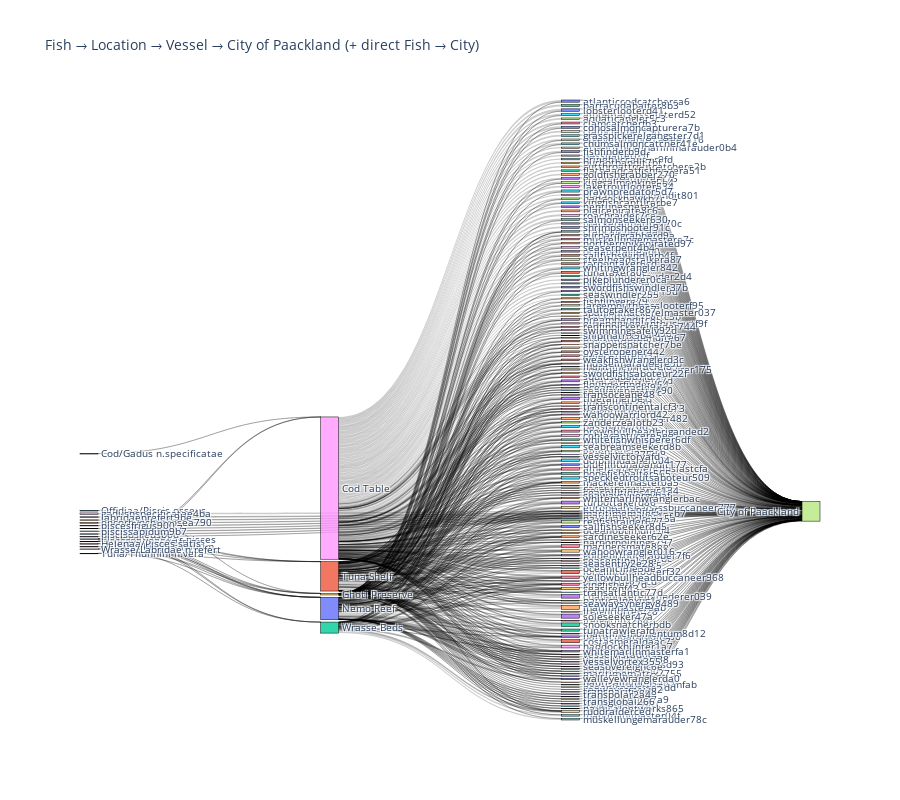

The code cell stored with this chart in its notebook:
### Code cell
selected_city = "City of Paackland"

# --- 1️⃣ FISH → LOCATION ---
links_fish_loc = (
    fish_locations.groupby(['entity_name', 'location_id'])
    .size()
    .reset_index(name='value')
    .rename(columns={'entity_name': 'Fish', 'location_id': 'Location'})
)

# --- 2️⃣ LOCATION → VESSEL ---
links_loc_vessel = (
    ping[['source', 'target']]
    .dropna()
    .rename(columns={'source': 'Location', 'target': 'Vessel'})
    .groupby(['Location', 'Vessel'])
    .size()
    .reset_index(name='value')
)
links_loc_vessel = links_loc_vessel[
    links_loc_vessel['Location'].isin(fish_locations['location_id'].unique())
]

# --- 3️⃣ VESSEL → CITY ---
vessel_city = ping[ping['source'].isin(cities['location_id'])].copy()
links_vessel_city = (
    vessel_city[['source', 'target']]
    .dropna()
    .rename(columns={'source': 'City', 'target': 'Vessel'})
    .groupby(['Vessel', 'City'])
    .size()
    .reset_index(name='value')
)

# --- 4️⃣ FISH → CITY (dalla tabella trans) ---
links_fish_city = (
    trans[['target_harbor', 'fish_id']]
    .dropna()
    .rename(columns={'target_harbor': 'City', 'fish_id': 'Fish'})
    .groupby(['Fish', 'City'])
    .size()
    .reset_index(name='value')
)

# --- 🔒 FILTRO: considera solo i flussi che arrivano alla city scelta ---
vessels_to_city = set(links_vessel_city.loc[links_vessel_city['City'] == selected_city, 'Vessel'])
fish_to_city = set(links_fish_city.loc[links_fish_city['City'] == selected_city, 'Fish'])

# Filtra Location → Vessel (solo se il vessel arriva alla city)
links_loc_vessel_f = links_loc_vessel[links_loc_vessel['Vessel'].isin(vessels_to_city)]
locations_kept = set(links_loc_vessel_f['Location'])

# Filtra Fish → Location (solo per location coinvolte)
links_fish_loc_f = links_fish_loc[links_fish_loc['Location'].isin(locations_kept)]

# Filtra VESSEL → CITY
links_vessel_city_f = links_vessel_city[links_vessel_city['City'] == selected_city]

# Filtra FISH → CITY
links_fish_city_f = links_fish_city[links_fish_city['City'] == selected_city]

# --- 5️⃣ Combina tutti i livelli ---
links_all_filtered = pd.concat([
    links_fish_loc_f.rename(columns={'Fish': 'source_name', 'Location': 'target_name'}),
    links_loc_vessel_f.rename(columns={'Location': 'source_name', 'Vessel': 'target_name'}),
    links_vessel_city_f.rename(columns={'Vessel': 'source_name', 'City': 'target_name'}),
    links_fish_city_f.rename(columns={'Fish': 'source_name', 'City': 'target_name'})  # 🔥 aggiunge collegamento diretto
], ignore_index=True)

# --- 6️⃣ Nodi e mapping ---
nodes = pd.Index(pd.concat([links_all_filtered['source_name'], links_all_filtered['target_name']]).dropna().unique())
links_all_filtered['source_id'] = links_all_filtered['source_name'].apply(nodes.get_loc)
links_all_filtered['target_id'] = links_all_filtered['target_name'].apply(nodes.get_loc)

# --- 7️⃣ Sankey ---
import plotly.graph_objects as go

fig = go.Figure(data=[go.Sankey(
    arrangement="snap",
    node=dict(
        label=nodes.tolist(),
        pad=20,
        thickness=18,
        line=dict(color="black", width=0.5)
    ),
    link=dict(
        source=links_all_filtered['source_id'],
        target=links_all_filtered['target_id'],
        value=links_all_filtered['value']
    )
)])

fig.update_layout(
    title_text=f"Fish → Location → Vessel → {selected_city} (+ direct Fish → City)",
    font_size=10,
    height=800
)

fig.show()

### Figure 1 — Plotly figure (JSON) as saved in the notebook; plotly's stock layout.template omitted (floating-point values rounded to 4 significant figures; data arrays with more than 128 entries replaced by an {"elided": "..."} marker saying what was removed)
{"data": [{"arrangement": "snap", "link": {"source": {"elided": "622 int values"}, "target": {"elided": "622 int values"}, "value": {"elided": "622 int values"}}, "node": {"label": {"elided": "198 str values"}, "line": {"color": "black", "width": 0.5}, "pad": 20, "thickness": 18}, "type": "sankey"}], "layout": {"font": {"size": 10}, "height": 800, "title": {"text": "Fish → Location → Vessel → City of Paackland (+ direct Fish → City)"}}}
